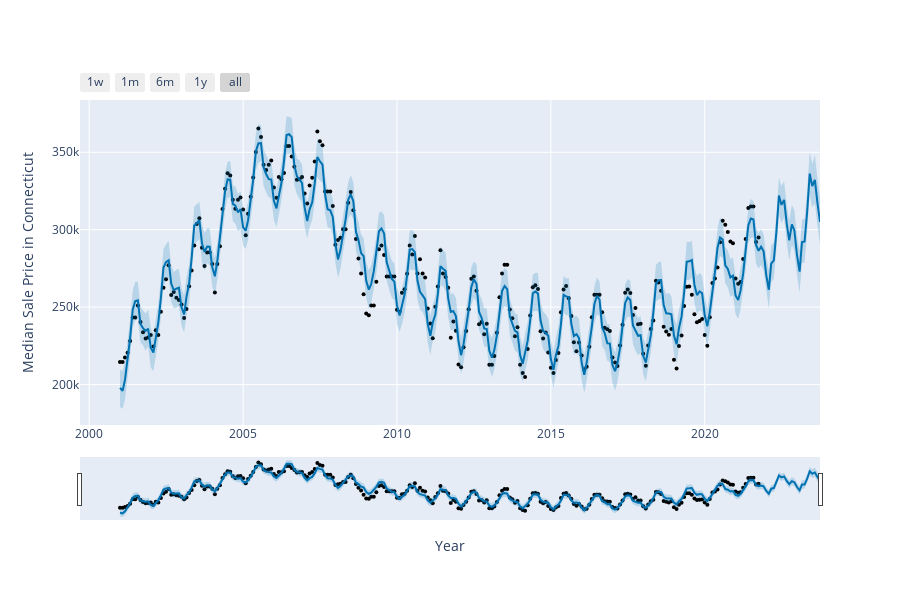

The code cell stored with this chart in its notebook:
### Markdown cell above
## Plotting the final figure using prophet model and forecast data

### Code cell
from prophet.plot import plot_plotly, plot_components_plotly
plot_plotly(m, forecast,xlabel='Year',ylabel='Median Sale Price in '+county_name)

### Figure 1 — Plotly figure (JSON) as saved in the notebook; plotly's stock layout.template omitted (floating-point values rounded to 4 significant figures; data arrays with more than 128 entries replaced by an {"elided": "..."} marker saying what was removed)
{"data": [{"marker": {"color": "black", "size": 4}, "mode": "markers", "name": "Actual", "type": "scatter", "x": {"elided": "250 str values"}, "y": {"elided": "250 float values"}}, {"hoverinfo": "skip", "line": {"width": 0}, "mode": "lines", "type": "scatter", "x": {"elided": "274 str values"}, "y": {"elided": "274 float values"}}, {"fill": "tonexty", "fillcolor": "rgba(0, 114, 178, 0.2)", "line": {"color": "#0072B2", "width": 2}, "mode": "lines", "name": "Predicted", "type": "scatter", "x": {"elided": "274 str values"}, "y": {"elided": "274 float values"}}, {"fill": "tonexty", "fillcolor": "rgba(0, 114, 178, 0.2)", "hoverinfo": "skip", "line": {"width": 0}, "mode": "lines", "type": "scatter", "x": {"elided": "274 str values"}, "y": {"elided": "274 float values"}}], "layout": {"height": 600, "showlegend": false, "width": 900, "xaxis": {"rangeselector": {"buttons": [{"count": 7, "label": "1w", "step": "day", "stepmode": "backward"}, {"count": 1, "label": "1m", "step": "month", "stepmode": "backward"}, {"count": 6, "label": "6m", "step": "month", "stepmode": "backward"}, {"count": 1, "label": "1y", "step": "year", "stepmode": "backward"}, {"step": "all"}]}, "rangeslider": {"visible": true}, "title": {"text": "Year"}, "type": "date"}, "yaxis": {"title": {"text": "Median Sale Price in Connecticut"}}}}
